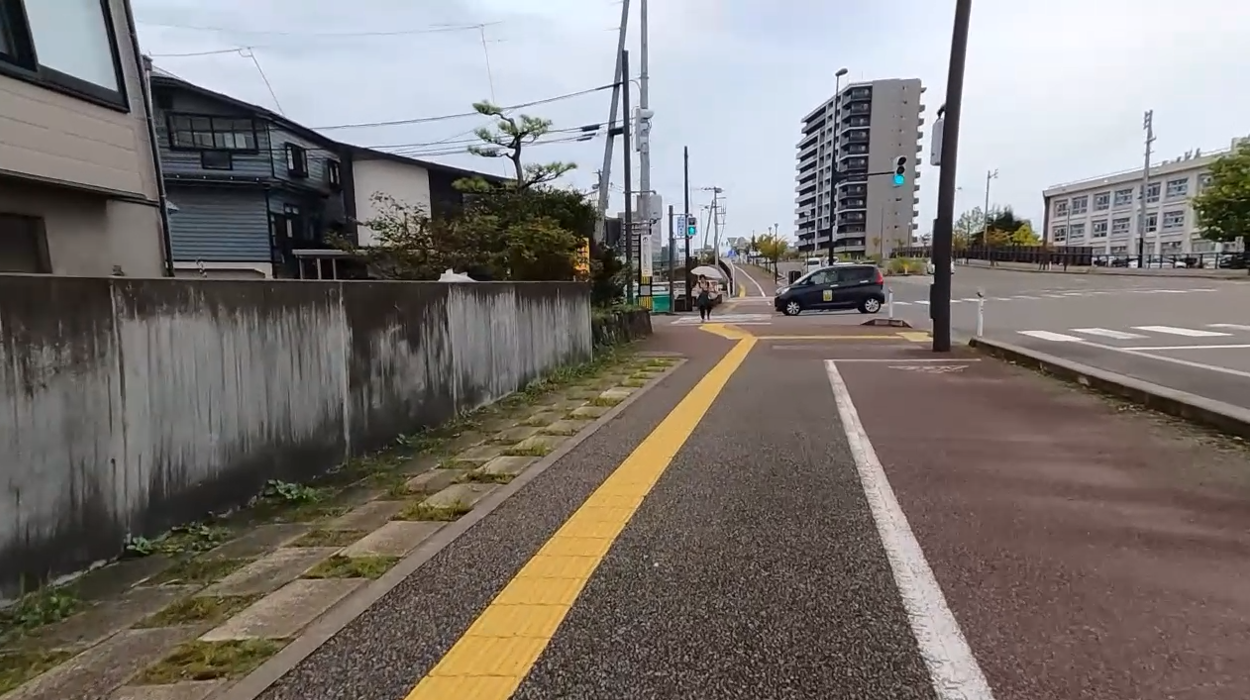
#> input picture Input/straight1.png, 1250 x 700 px, found by its file name
$ python k-means2.py
#> lines starting #> are read from the running program, lines starting #| are printed output that depends on the picture; after the words box and inside, x2 and y2 are one past the last pixel; in counts of white or black regions, pixels touching at a corner belong together
import cv2
import numpy as np

# ========= 設定 =========
IMG_PATH = "Input/straight1.png"
K = 5
OUT_PATH = "Output/kmeans_lab_xy.png"

ALPHA = 0.01    # 空間重み（0.005〜0.02で調整）

# ========= 画像読み込み =========
img = cv2.imread(IMG_PATH)
#> img is the input picture: shape (700, 1250, 3); mean B, G, R 113.2, 117.4, 123.5
if img is None:
    raise RuntimeError("画像を読み込めません")

h, w = img.shape[:2]

# ========= Lab変換 =========
lab = cv2.cvtColor(img, cv2.COLOR_BGR2LAB)
#> lab: shape (700, 1250, 3); mean of channels 0, 1, 2 124.2, 130.1, 131.6

# ========= 特徴ベクトル =========
features = []
for y in range(h):
    for x in range(w):
        L, a, b = lab[y, x]
        features.append([L, a, b, ALPHA * x, ALPHA * y])
#> after the loop, features = 875000 items

Z = np.array(features, dtype=np.float32)

# ========= k-means =========
criteria = (cv2.TERM_CRITERIA_EPS + cv2.TERM_CRITERIA_MAX_ITER, 20, 1.0)
_, labels, centers = cv2.kmeans(
    Z, K, None, criteria,
    attempts=5,
    flags=cv2.KMEANS_RANDOM_CENTERS
)
#> centers = [[180.5, 131.3, 144.9, 6.62, 3.78], [40.38, 128.9, 131.6, 4.38, 3.49], [229.7, 127.7, 120.9, 7.4, 0.988], [130.9, 130.2, 132.3, 5.86, 3.63], [93.53, 131.7, 134.6, 6.82, 4.87]]

labels_img = labels.reshape((h, w))
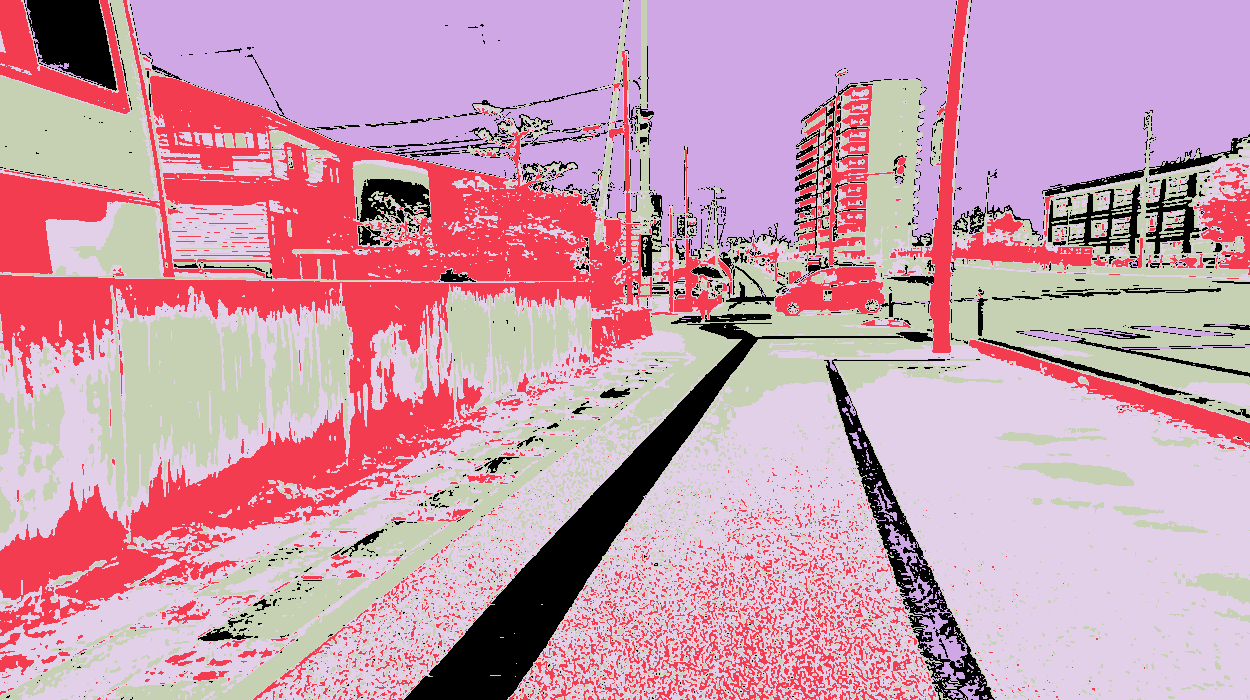
#> labels_img: shape (700, 1250) int32; 5 distinct labels, from 0 to 4; one colour per label, 0 black

# ========= 可視化 =========
seg = np.zeros_like(img)
for k in range(K):
    mask = (labels_img == k)
    seg[mask] = np.mean(img[mask], axis=0)
#> this loop made 5 passes
#> pass 1, `mask = (labels_img == k)`:
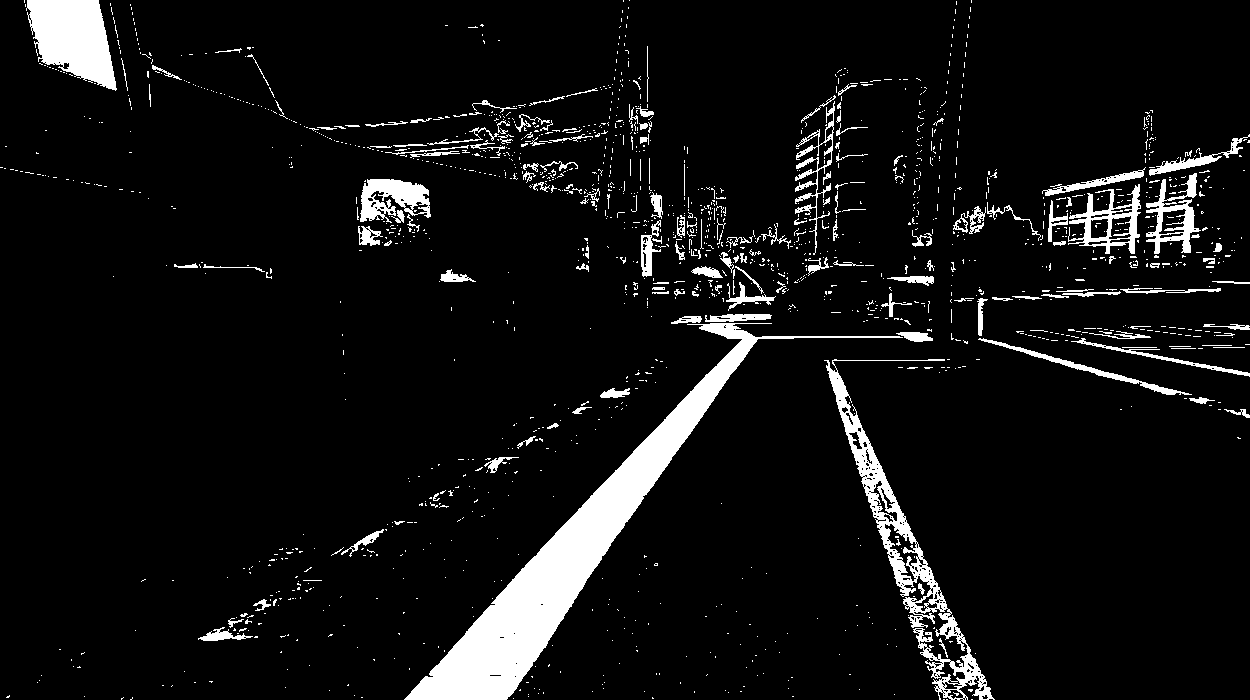
#> mask: shape (700, 1250) bool; 7.1% white; 1608 white regions (1444 under 20 px), largest, box (x1, y1, x2, y2) and area: (404, 323, 903, 700) 22682, (824, 359, 995, 700) 7036, (26, 0, 117, 91) 5448
#> pass 3, `mask = (labels_img == k)`:
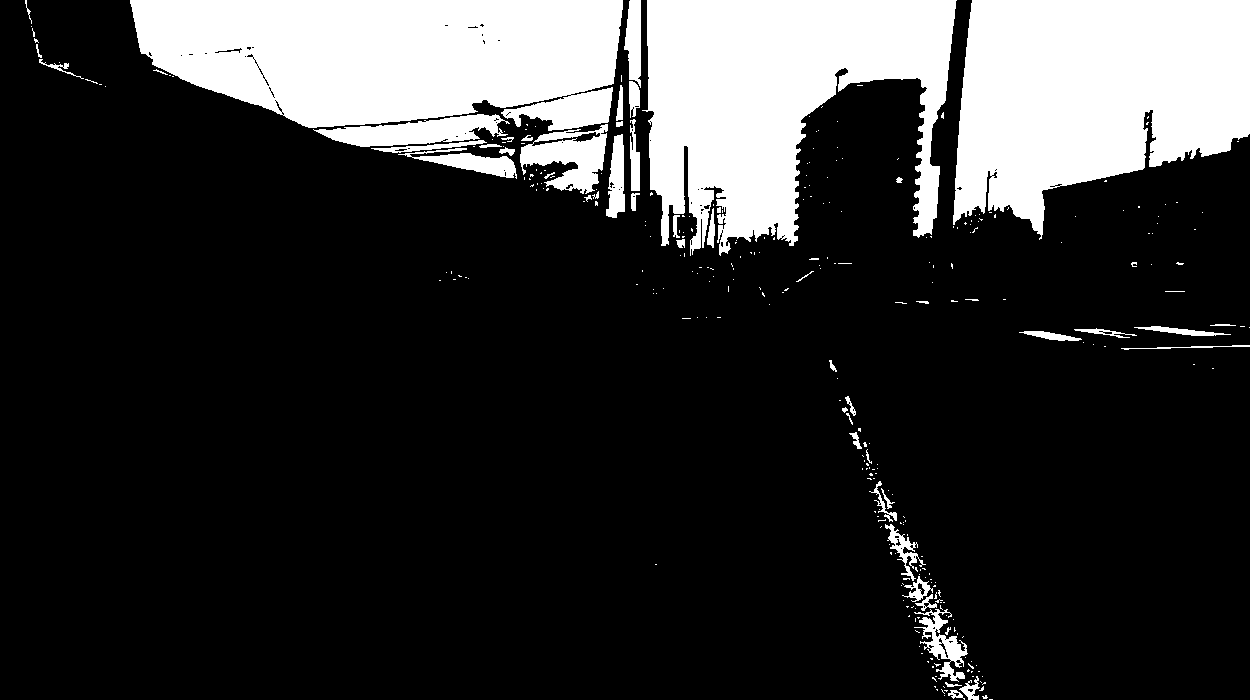
#> mask: shape (700, 1250) bool; 19.7% white; 320 white regions (264 under 20 px), largest, box (x1, y1, x2, y2) and area: (130, 0, 623, 131) 52714, (953, 0, 1250, 240) 51717, (642, 0, 957, 256) 49918
#> after the loop:
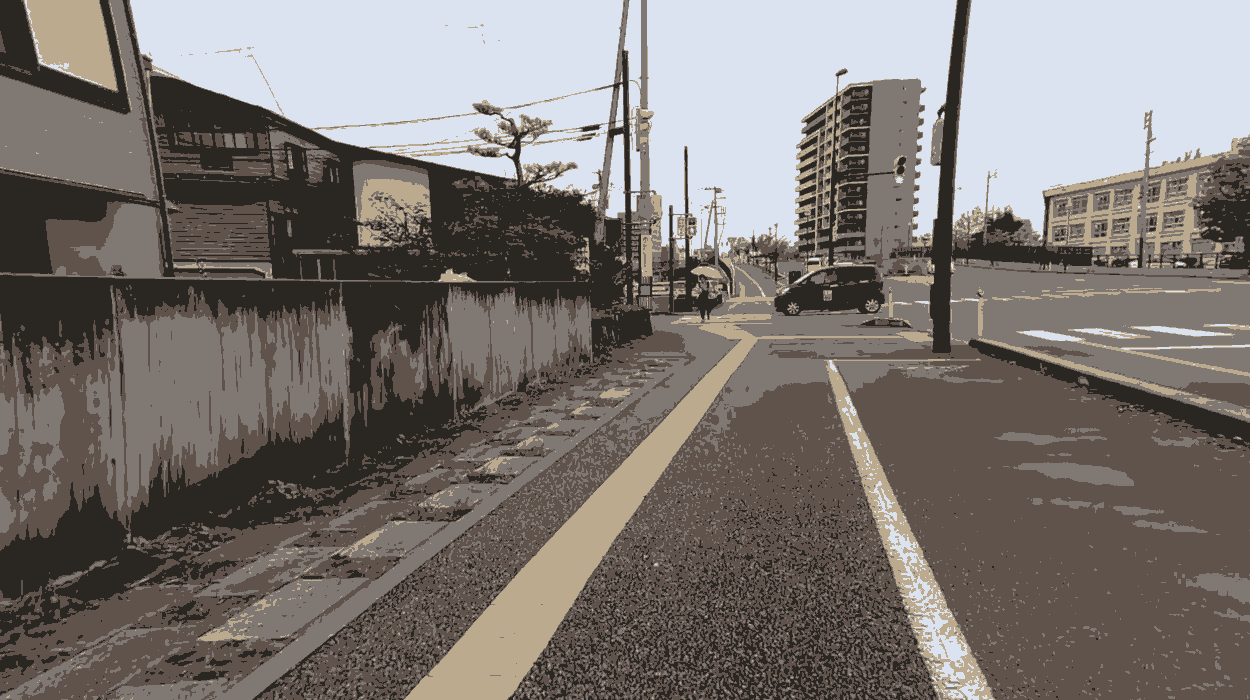
#> seg: shape (700, 1250, 3); mean B, G, R 112.4, 116.8, 122.9

cv2.imwrite(OUT_PATH, seg)
print("保存しました:", OUT_PATH)

$ run again, with Input/straight2.png copied over Input/straight1.png
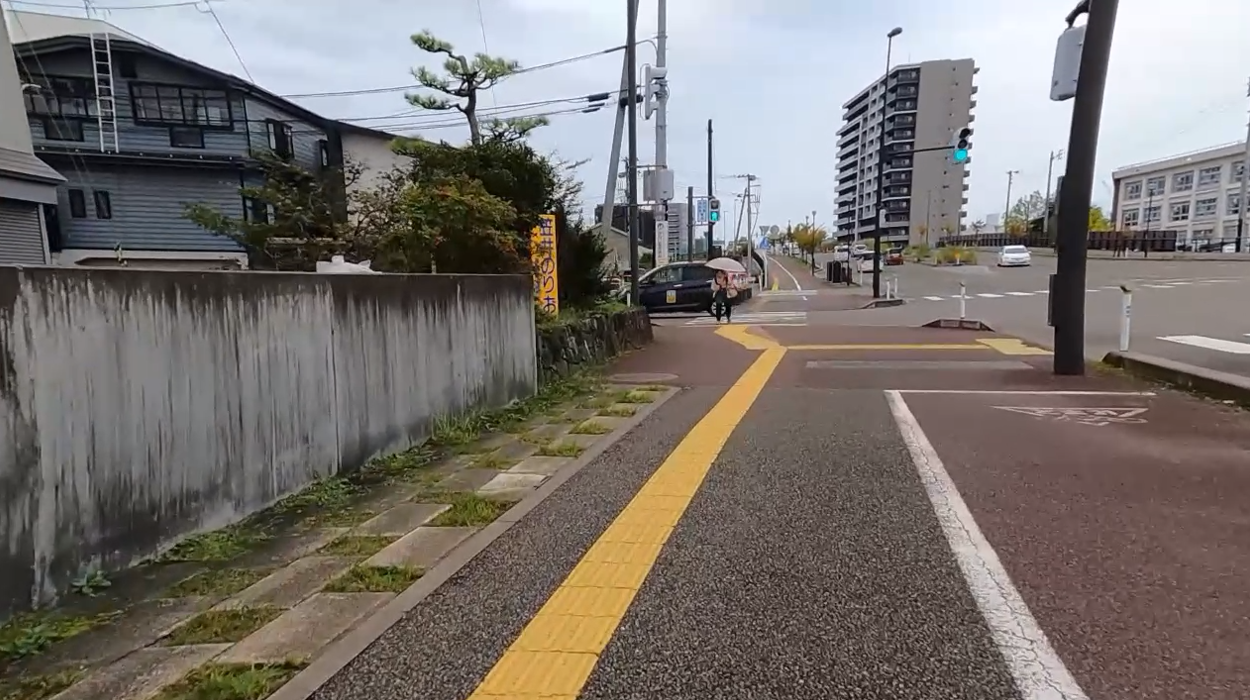
#> input picture Input/straight2.png, 1250 x 700 px, found by its file name
#> img is the input picture: shape (700, 1250, 3); mean B, G, R 110.6, 114.8, 120.7
#> lab: shape (700, 1250, 3); mean of channels 0, 1, 2 121.9, 130, 131.5
#> after the loop `for y in range(h):`: features = 875000 items
#> centers = [[92.52, 131.3, 134.2, 6.75, 4.75], [131.1, 130.2, 131.4, 5.82, 3.71], [177.8, 132.3, 147.5, 7.08, 4.03], [227.2, 127.6, 120.4, 7.44, 0.96], [40.19, 128.6, 131.4, 4.49, 3.17]]
#> labels_img: shape (700, 1250) int32; 5 distinct labels, from 0 to 4
#> the loop `for k in range(K):` made 5 passes
#> pass 1, `mask = (labels_img == k)`:
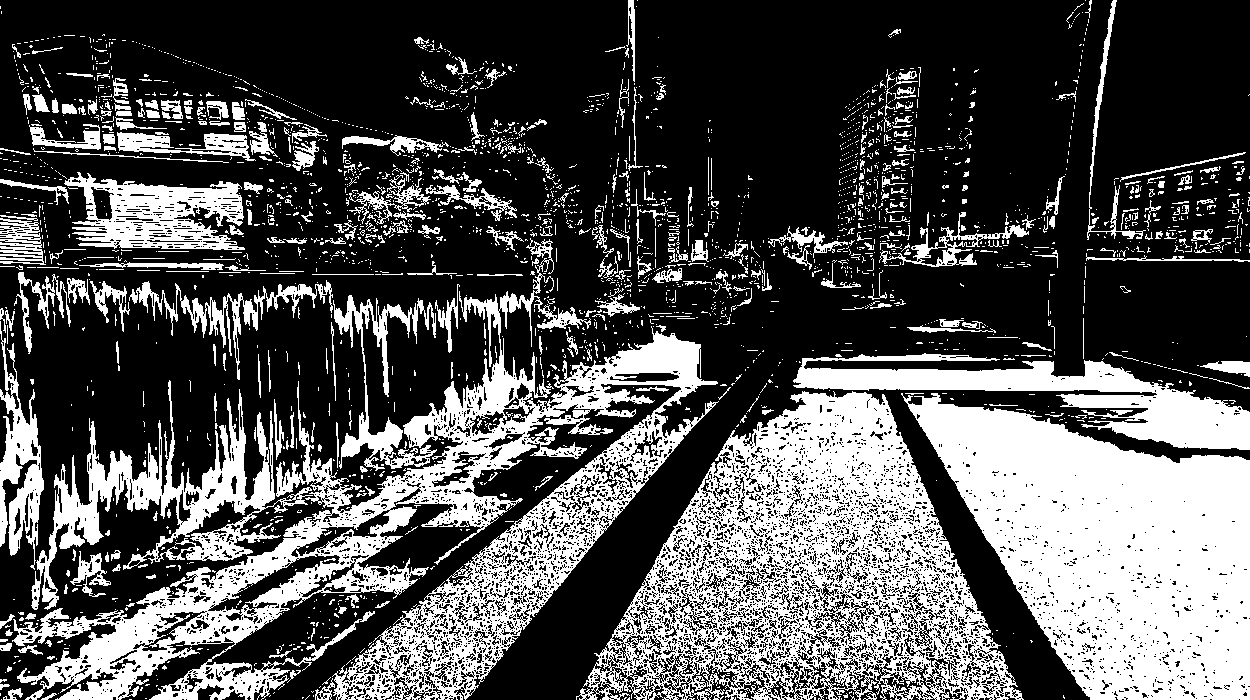
#> mask: shape (700, 1250) bool; 32.4% white; 2775 white regions (2393 under 20 px), largest, box (x1, y1, x2, y2) and area: (12, 239, 719, 700) 66895, (901, 393, 1250, 700) 63961, (576, 391, 1024, 700) 59694
#> after the loop `for k in range(K):`:
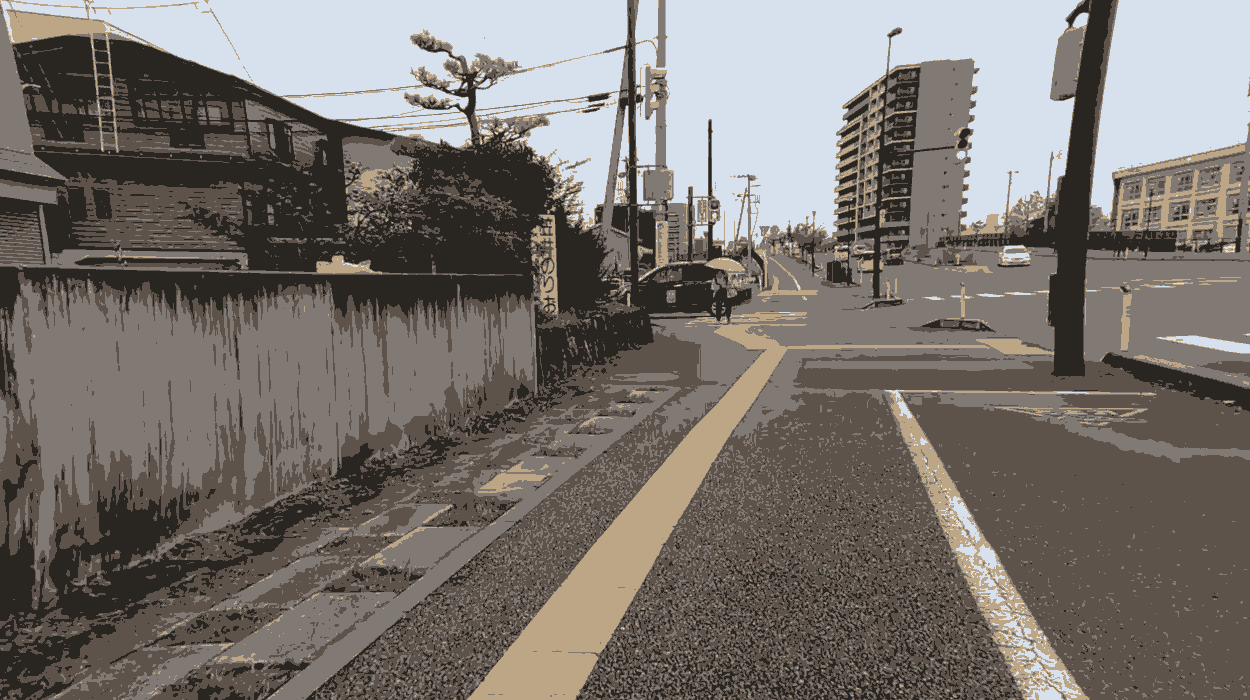
#> seg: shape (700, 1250, 3); mean B, G, R 110, 114.5, 120.3
